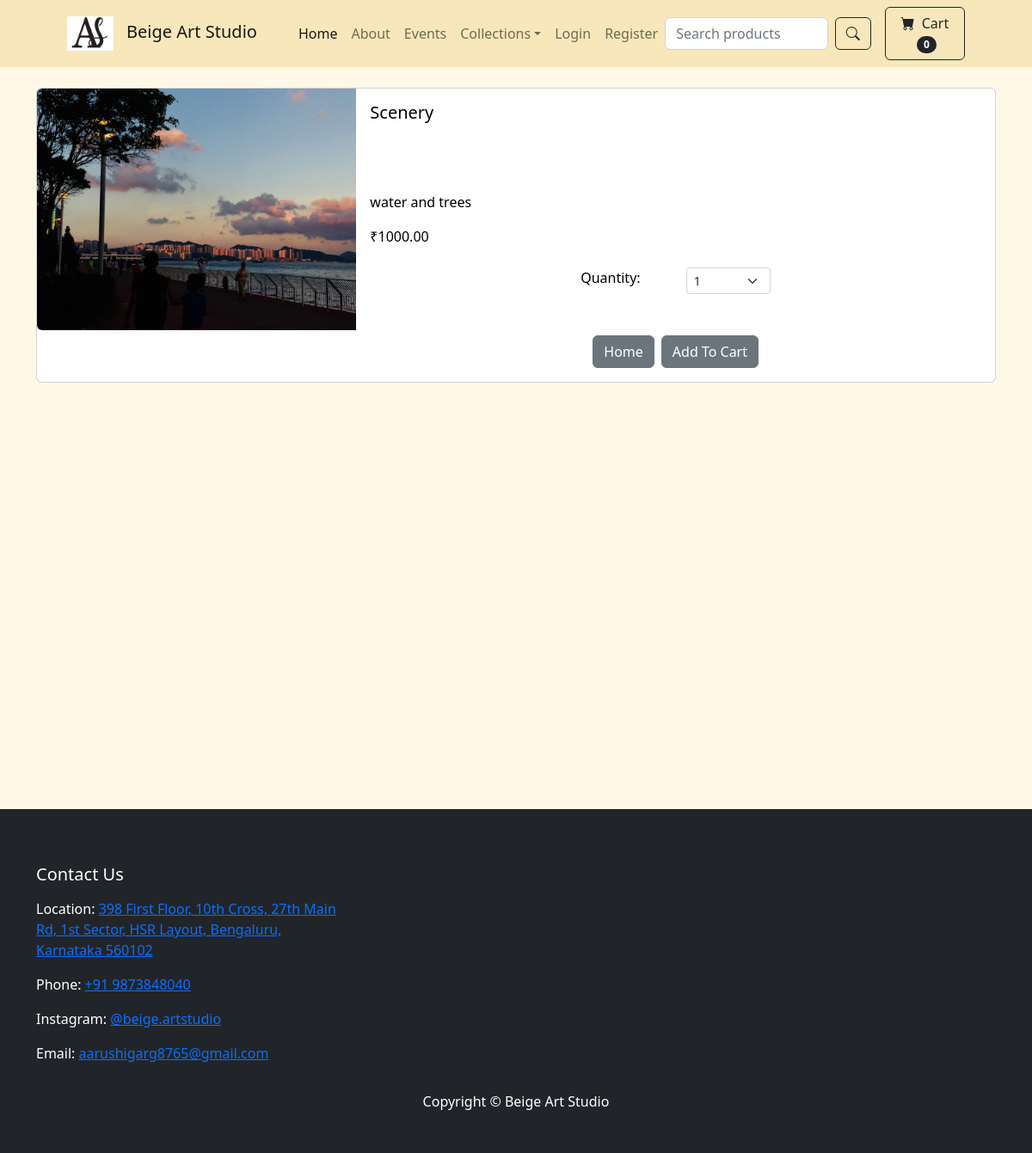
/product/5, run on the app's committed database.
### store/models.py (models this page shows, shortened)
class Product(models.Model):
    name = models.CharField(max_length=100)
    price = models.DecimalField(default=0, decimal_places=2, max_digits=6)
    category = models.ForeignKey(Category, on_delete=models.CASCADE, default=1)
    description = models.CharField(max_length=250, default='', blank=True, null=True)
    image = models.ImageField(upload_to='uploads/product/')
    is_sale = models.BooleanField(default=False)
    sale_price = models.DecimalField(default=0, decimal_places=2, max_digits=6)

### store/views.py (the view)
# urls.py: path('product/<int:pk>', views.product, name='product'),
def product(request,pk):
    product = Product.objects.get(id=pk)
    return render(request, 'product.html', {'product':product})

### cart/cart.py (called while the page is built)
    def __len__(self):
        return len(self.cart)

### cart/context_processors.py (called while the page is built)
def cart(request):
    return {'cart': Cart(request)}

### store/templates/product.html (shortened to what this page needs)
{% extends 'base.html' %}
{% block content %}
<div class="container">
    <br/>
    <div class="card mb-3">
        <div class="row g-0">
            <div class="col-md-4">
                <img src="{{ product.image.url }}" class="img-fluid rounded-start" alt="...">
            </div>
            <div class="col-md-8">
                <div class="card-body">
                    <h5 class="card-title">{{ product.name }}</h5>
                    <br/>
                    <br/><br/>
                    <p class="card-text justified">{{ product.description }}</p>
                    ₹{{ product.price }}
                    <br/><br/>
                    <div class="row justify-content-center">
                        <div class="col-md-2">Quantity:</div>
                        <div class="col-md-2">
                            <select class="form-select form-select-sm" id="qty-cart" >
                                <option value="1">1</option>
                            </select>
                        </div>
                    </div>
                    <br/><br/>
                    <div class="d-flex justify-content-center">
                        <a href="{% url 'home' %}" class="btn btn-secondary me-2">Home</a>
                        <button type="button" value="{{ product.id }}" class="btn btn-secondary" id="add-cart">Add To Cart</button>
                    </div>
                </div>
            </div>
        </div>
    </div>
</div>
<br/><br/><br/><br/><br/><br/><br/><br/><br/><br/><br/><br/><br/><br/><br/><br/><br/><br/><br/><br/>
{% endblock %}

### store/templates/base.html (style rules this page uses)
body { background-color: #fff8e7; color: black; }

### data on the page
Product: image (picture), name "Scenery", description "water and trees", price "1000.00"

### other printed values
{{ cart|length }} "0"
